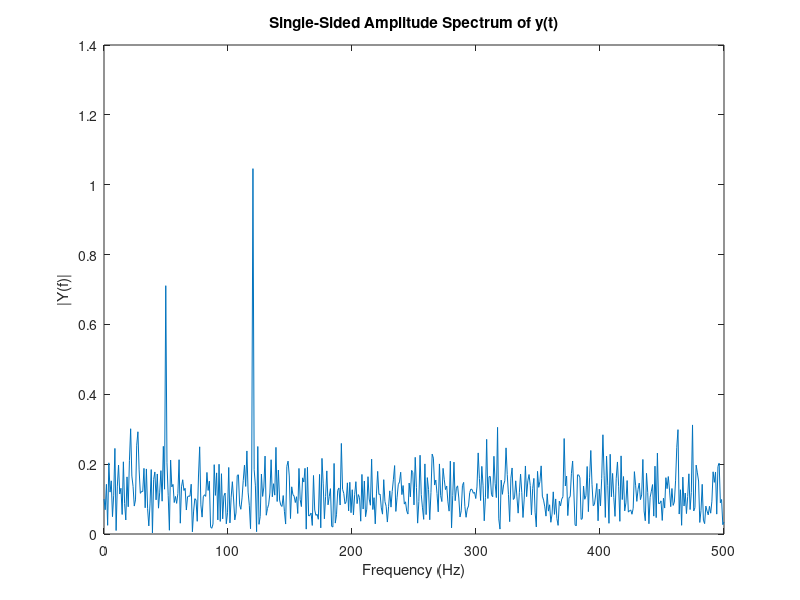

This figure's MATLAB source:

Fs = 1000;                    % Sampling frequency
T = 1/Fs;                     % Sample time
L = 1000;                     % Length of signal
t = (0:L-1)*T;                % Time vector
% Sum of a 50 Hz sinusoid and a 120 Hz sinusoid
x = 0.7*sin(2*pi*50*t) + sin(2*pi*120*t); 
y = x + 2*randn(size(t));     % Sinusoids plus noise
plot(Fs*t(1:50),y(1:50))
title('Signal Corrupted with Zero-Mean Random Noise')
xlabel('time (milliseconds)')

NFFT = 2^nextpow2(L); % Next power of 2 from length of y
Y = fft(y,NFFT)/L;
f = Fs/2*linspace(0,1,NFFT/2+1);

% Plot single-sided amplitude spectrum.
plot(f,2*abs(Y(1:NFFT/2+1))) 
title('Single-Sided Amplitude Spectrum of y(t)')
xlabel('Frequency (Hz)')
ylabel('|Y(f)|')